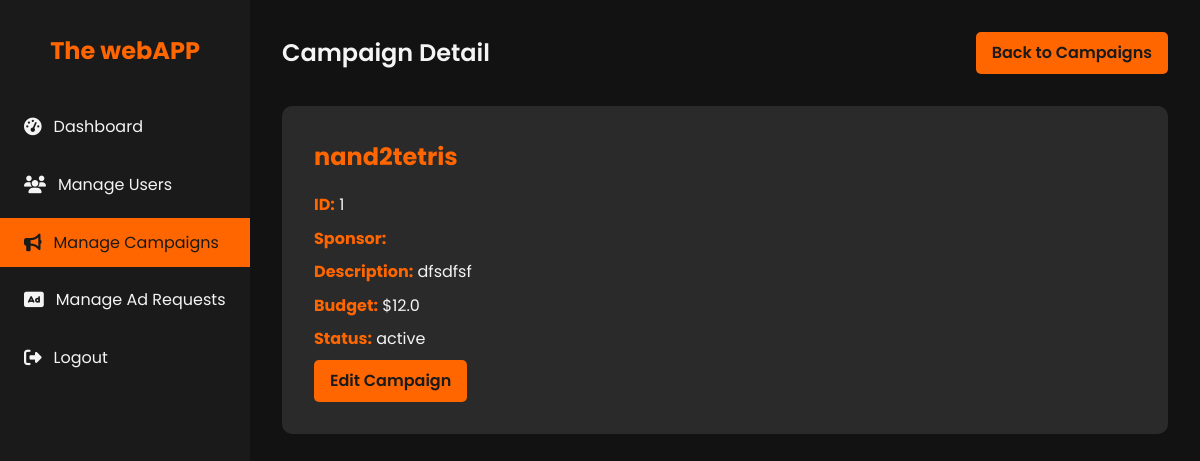
Page /admin/campaigns/1 (signed in) on the earlier database version.
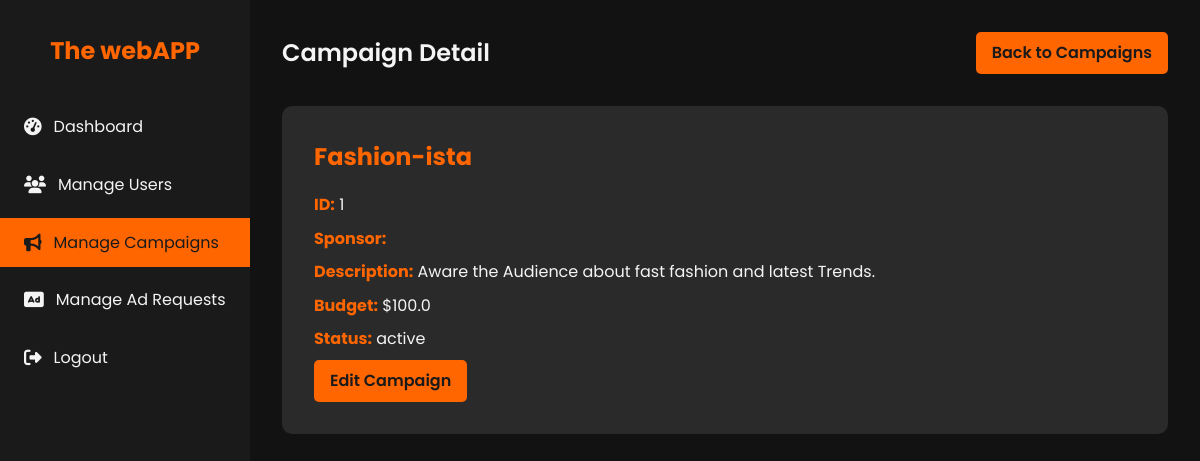
Same page on the later database version.
### models.py (models this page shows, shortened)
class Campaign(db.Model):
    id = db.Column(db.Integer, primary_key=True)
    sponsor_id = db.Column(db.Integer, db.ForeignKey('sponsor.id', ondelete='SET NULL'), nullable=True)
    title = db.Column(db.String(120), nullable=False)
    company_name= db.Column(db.String(120), nullable=False)
    description = db.Column(db.Text)
    budget = db.Column(db.Float)
    category = db.Column(db.String(120))
    status = db.Column(db.String(50), nullable=False)  # active, completed, flagged
    start_date = db.Column(db.DateTime)
    end_date = db.Column(db.DateTime)
    is_public = db.Column(db.Boolean, default=True)
    sponsor = db.relationship('Sponsor', backref=db.backref('campaigns', lazy=True, cascade='all, delete-orphan'))

### app.py (the view)
    @app.route('/admin/campaigns/<int:campaign_id>')
    @login_required
    @admin_required
    def admin_campaign_detail(campaign_id):
        campaign = Campaign.query.get_or_404(campaign_id)
        return render_template('admin_campaign_detail.html', campaign=campaign)

### templates/admin_campaign_detail.html (shortened to what this page needs)
<!DOCTYPE html>
<html lang="en">
<head>
    <link rel="stylesheet" href="https://cdnjs.cloudflare.com/ajax/libs/font-awesome/6.1.1/css/all.min.css">
</head>
<body>
    <div class="dashboard">
        <aside class="sidebar">
            <div class="logo">
                <h1>The webAPP</h1>
            </div>
            <nav>
                <ul class="nav-menu">
                    <li class="nav-item">
                        <a href="{{ url_for('admin_dashboard') }}" class="nav-link">
                            <i class="fas fa-tachometer-alt"></i> Dashboard
                        </a>
                    </li>
                    <li class="nav-item">
                        <a href="{{ url_for('admin_users') }}" class="nav-link">
                            <i class="fas fa-users"></i> Manage Users
                        </a>
                    </li>
                    <li class="nav-item">
                        <a href="{{ url_for('admin_campaigns') }}" class="nav-link active">
                            <i class="fas fa-bullhorn"></i> Manage Campaigns
                        </a>
                    </li>
                    <li class="nav-item">
                        <a href="{{ url_for('admin_ad_requests') }}" class="nav-link">
                            <i class="fas fa-ad"></i> Manage Ad Requests
                        </a>
                    </li>
                    <li class="nav-item">
                        <a href="{{ url_for('logout') }}" class="nav-link">
                            <i class="fas fa-sign-out-alt"></i> Logout
                        </a>
                    </li>
                </ul>
            </nav>
        </aside>
        <main class="main-content">
            <header class="header">
                <h1 class="welcome-text">Campaign Detail</h1>
                <a href="{{ url_for('admin_campaigns') }}" class="btn">Back to Campaigns</a>
            </header>
            <section class="campaign-detail">
                <h2>{{ campaign.title }}</h2>
                <p><strong>ID:</strong> {{ campaign.id }}</p>
                <p><strong>Sponsor:</strong> {{ campaign.sponsor.username }}</p>
                <p><strong>Description:</strong> {{ campaign.description }}</p>
                <p><strong>Budget:</strong> ${{ campaign.budget }}</p>
                <p><strong>Status:</strong> {{ campaign.status }}</p>
                <a href="{{ url_for('admin_campaign_edit', campaign_id=campaign.id) }}" class="btn">Edit Campaign</a>
            </section>
        </main>
    </div>
</body>
</html>

Differences in the rows shown:
changed Campaign "active": title "nand2tetris" → "Fashion-ista"; description "dfsdfsf" → "Aware the Audience about fast fashion and latest Trends."; budget "12.0" → "100.0"
